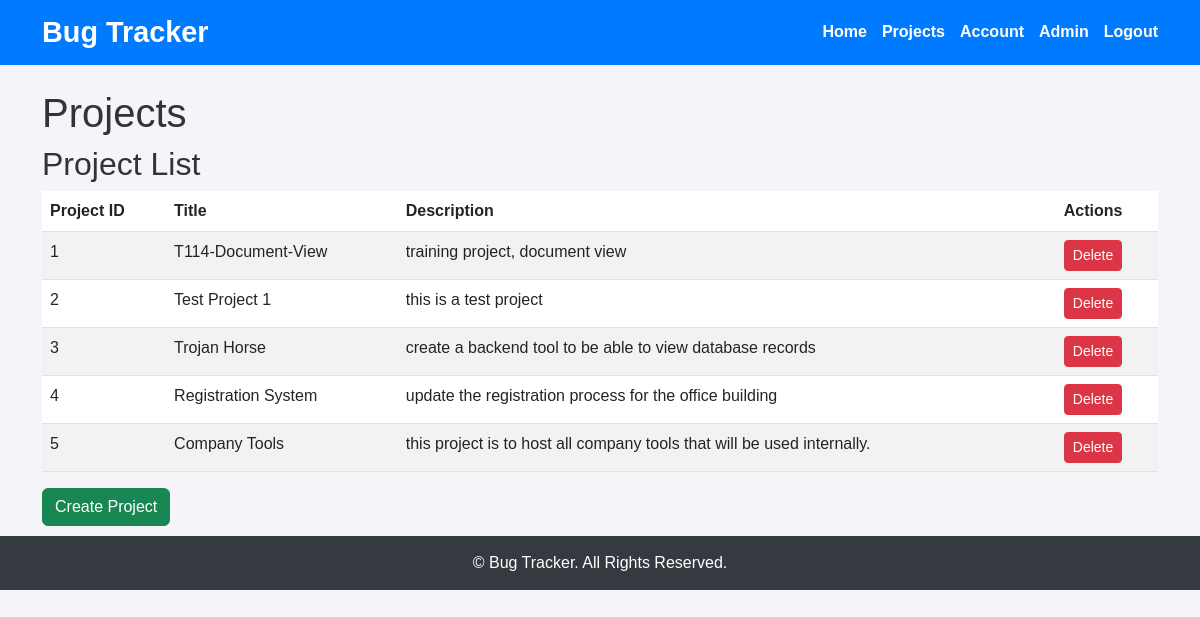
The page /projects/projects (signed in) on the database its author committed.
### app/models.py (models this page shows)
class Project(db.Model):
    id = db.Column(db.Integer, primary_key=True)  # Primary key
    name = db.Column(db.String(100), nullable=False)  # Project name
    description = db.Column(db.Text, nullable=True)  # Optional project description
    bugs = db.relationship('Bug', backref='project', lazy=True)  # One-to-many relationship with bugs

### app/routes/project_routes.py (the view)
@projects_bp.route('/projects', methods=['GET'])
@login_required
def projects():
    projects = Project.query.all()
    return render_template('projects.html', projects=projects)

### app/__init__.py (called while the page is built)
@login_manager.user_loader
def load_user(user_id):
    with db.session() as session:
        return session.get(User, int(user_id))

### app/templates/projects.html (shortened to what this page needs)
{% extends "base.html" %}
{% block content %}
<div class="projects-header">
    <h1>Projects</h1>
</div>
<div class="project-list-container">
    <h2>Project List</h2>
    <table class="table table-striped table-hover">
        <thead>
            <tr>
                <th>Project ID</th>
                <th>Title</th>
                <th>Description</th>
                {% if current_user.role == 'admin' %}
                <th>Actions</th>
                {% endif %}
            </tr>
        </thead>
        <tbody>
            {% for project in projects %}
            <tr>
                <td>{{ project.id }}</td>
                <td>{{ project.name }}</td>
                <td>{{ project.description }}</td>
                {% if current_user.role == 'admin' %}
                <td>
                    <form action="{{ url_for('project.delete_project', project_id=project.id) }}" method="POST" classs="d-inline" onsubmit="return confirm('Are you sure you want to delete this project?');">
                        <button type="submit" class="btn btn-sm btn-danger">Delete</button>
                    </form>
                </td>
                {% endif %}
            </tr>
            {% else %}
            <tr>
                <td colspan="{% if current_user.role == 'admin' %}4{% else %}3{% endif %}" class="text-center">No Projects found</td>
            </tr>
            {% endfor %}
        </tbody>
    </table>
    <div class="action-buttons">
        <a href="{{ url_for('project.add_project') }}" class="btn btn-success btn-create">Create Project</a>
    </div>
</div>
{% endblock %}

### app/static/css/styles.css (style rules this page uses)
body { margin: 0; font-family: Arial, sans-serif; background-color: #f4f4f9; color: #333; }

### rows shown on the page
Project: id "1", name "T114-Document-View", description "training project, document view"
Project: id "2", name "Test Project 1", description "this is a test project"
Project: id "3", name "Trojan Horse", description "create a backend tool to be able to view database records"
Project: id "4", name "Registration System", description "update the registration process for the office building"
Project: id "5", name "Company Tools", description "this project is to host all company tools that will be used internally."
